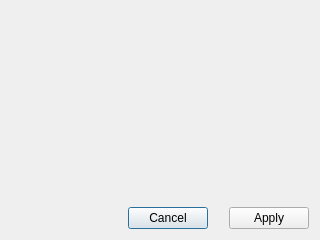
<?xml version="1.0" encoding="UTF-8"?>
<ui version="4.0">
 <class>AbstractTransformationDialog</class>
 <widget class="QDialog" name="AbstractTransformationDialog">
  <property name="geometry">
   <rect>
    <x>0</x>
    <y>0</y>
    <width>320</width>
    <height>240</height>
   </rect>
  </property>
  <property name="sizePolicy">
   <sizepolicy hsizetype="Fixed" vsizetype="Fixed">
    <horstretch>0</horstretch>
    <verstretch>0</verstretch>
   </sizepolicy>
  </property>
  <property name="windowTitle">
   <string>Dialog</string>
  </property>
  <layout class="QVBoxLayout" name="verticalLayout">
   <item>
    <layout class="QVBoxLayout" name="parameterVerticalLayout">
     <item>
      <layout class="QFormLayout" name="parameterFormLayout">
       <property name="formAlignment">
        <set>Qt::AlignCenter</set>
       </property>
       <property name="leftMargin">
        <number>110</number>
       </property>
      </layout>
     </item>
    </layout>
   </item>
   <item>
    <layout class="QHBoxLayout" name="horizontalLayout">
     <item>
      <widget class="QLabel" name="placeholderLabel">
       <property name="text">
        <string/>
       </property>
      </widget>
     </item>
     <item alignment="Qt::AlignRight|Qt::AlignBottom">
      <widget class="QPushButton" name="cancelButton">
       <property name="text">
        <string>Cancel</string>
       </property>
      </widget>
     </item>
     <item alignment="Qt::AlignRight|Qt::AlignBottom">
      <widget class="QPushButton" name="applyButton">
       <property name="text">
        <string>Apply</string>
       </property>
      </widget>
     </item>
    </layout>
   </item>
  </layout>
 </widget>
 <resources/>
 <connections/>
</ui>
